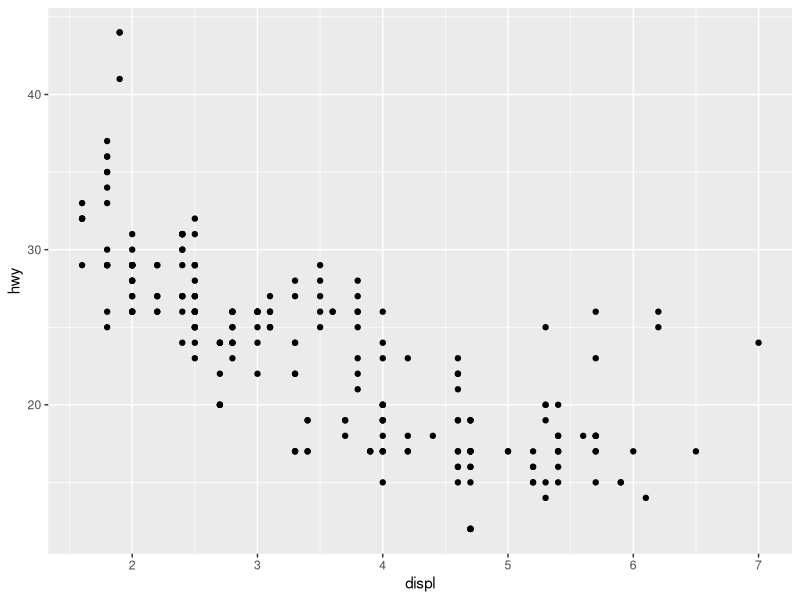
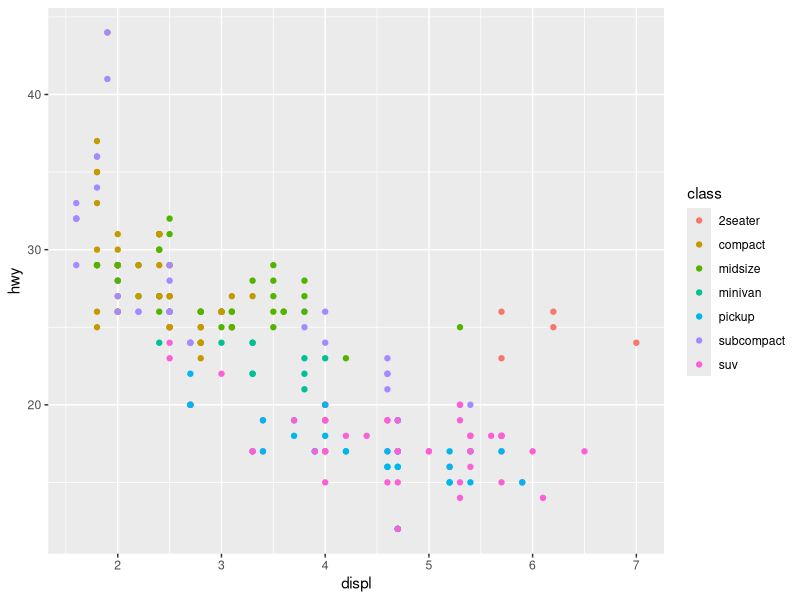
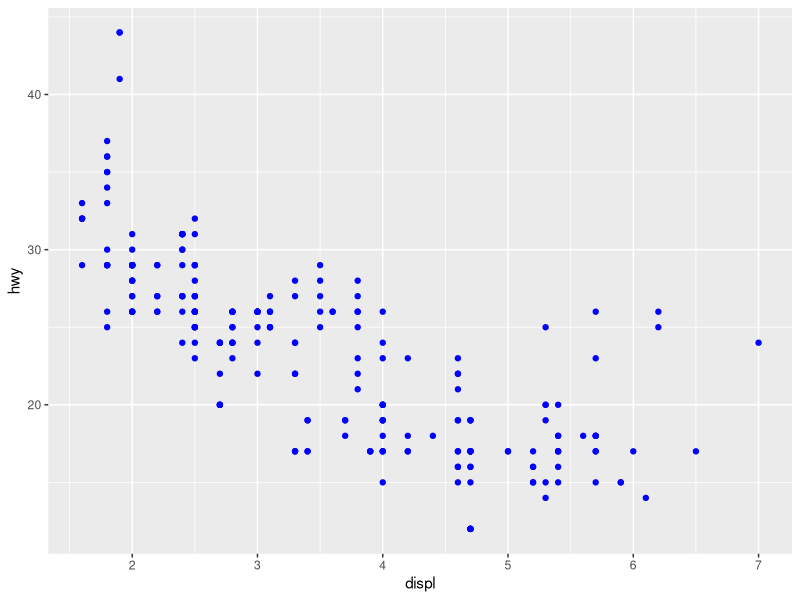
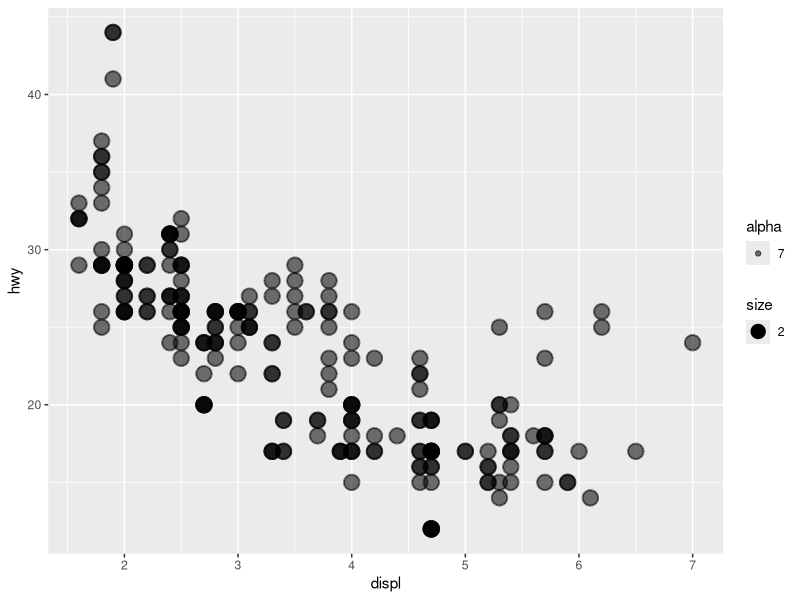
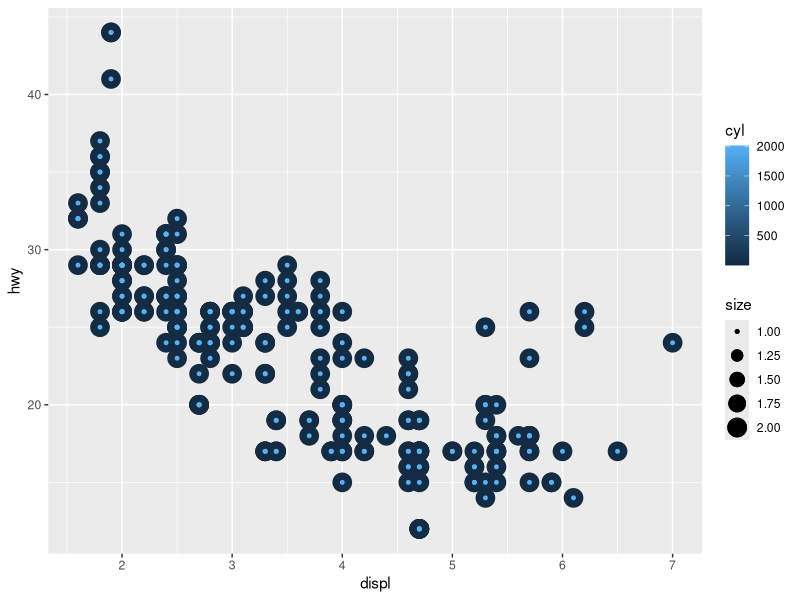
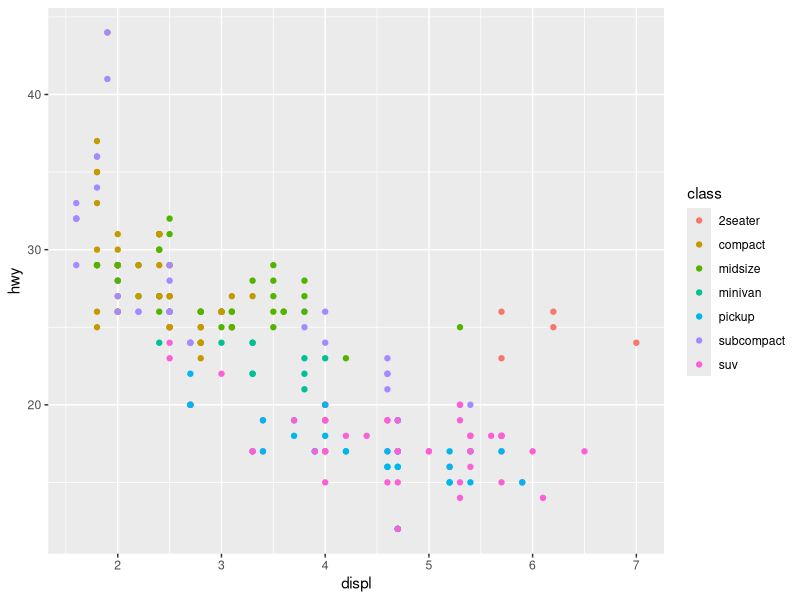
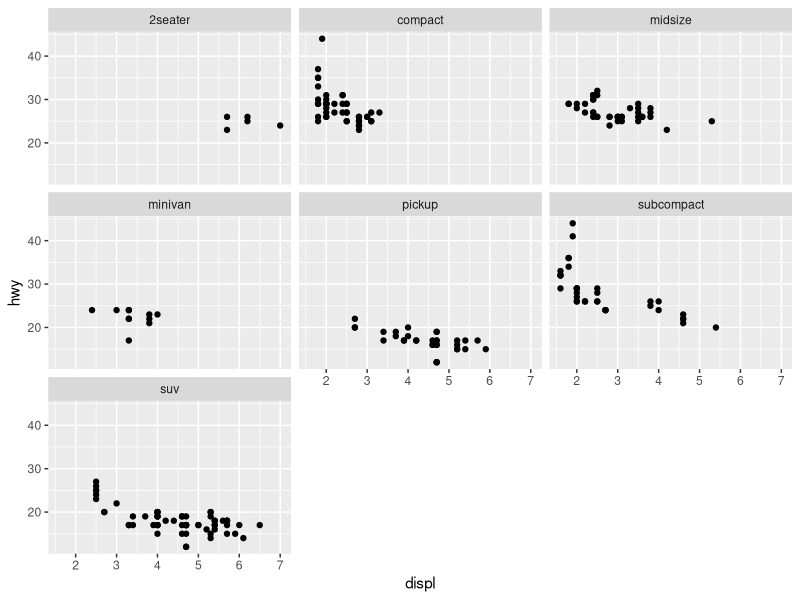
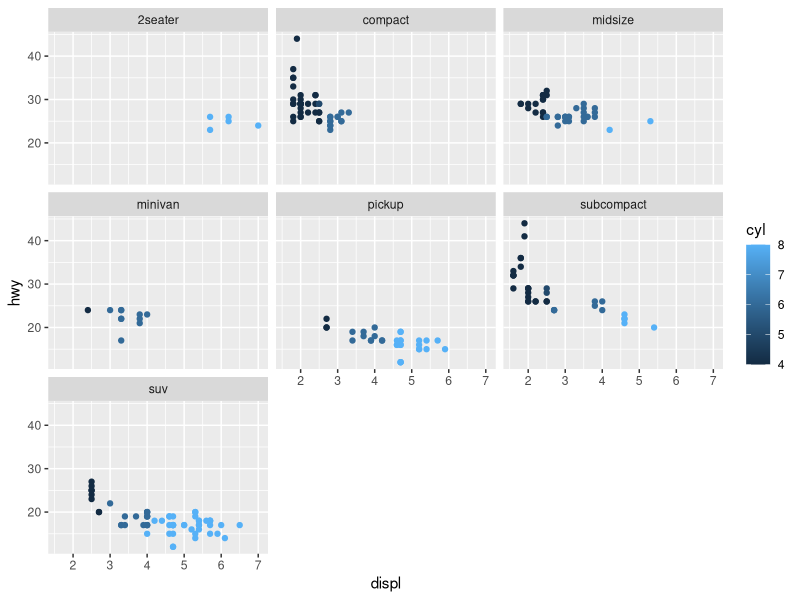

These figures' R source, in order:
library(tidyverse)

mpg

ggplot(data=mpg) + geom_point(mapping=aes(x=displ, y=hwy))

# Color Codes
ggplot(data=mpg) + geom_point(mapping=aes(x=displ, y=hwy, color=class))

# Sets all dots to the same color
ggplot(data=mpg) + geom_point(mapping=aes(x=displ, y=hwy), color="blue")

# aes (aestics)
# x, y required
# color (feed a member)
# size (feed an int)
# alpha (feed a float)
# shape (feed an member(inside) or an int(outside))
# stroke (outline)

ggplot(data=mpg) + 
geom_point(mapping=aes(x=displ, y=hwy, size=2, alpha=7, stroke=1))

## Mutiple color 
ggplot(data=mpg) + 
geom_point(mapping=aes(x=displ, y=hwy, color=cyl, size = 2)) + 
geom_point(mapping=aes(x=displ, y=hwy, color=year, size = 1))


ggplot(data=mpg) + geom_point(mapping=aes(x=displ, y=hwy, color=class))

# Facet will spilt when it generates
ggplot(data=mpg) + 
geom_point(mapping=aes(x=displ, y=hwy)) + 
facet_wrap(~class)

ggplot(data=mpg) + 
geom_point(mapping=aes(x=displ, y=hwy, color=cyl)) + 
facet_wrap(~class)

# grid forces it into a subset of cars
ggplot(data=mpg) + 
geom_point(mapping=aes(x=displ, y=hwy, color=cyl)) + 
facet_grid(drv~cyl)

